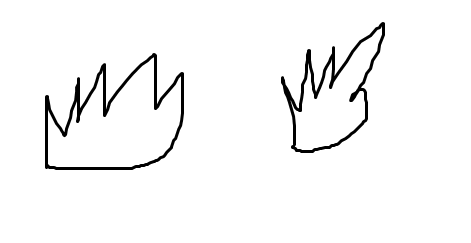
#> input picture p0624/image/02_test_2.PNG, 471 x 243 px
$ python 01_ConvexHull.py
#> lines starting #> are read from the running program, lines starting #| are printed output that depends on the picture; after the words box and inside, x2 and y2 are one past the last pixel; in counts of white or black regions, pixels touching at a corner belong together
import cv2
from matplotlib import pyplot as plt

img = cv2.imread('image/02_test_2.PNG')
#> img is the input picture: shape (243, 471, 3); min 0, max 255, mean 246.5
img1 = img.copy()

imgray = cv2.cvtColor(img, cv2.COLOR_BGR2GRAY)
ret, thresh = cv2.threshold(imgray, 127, 255, 0)
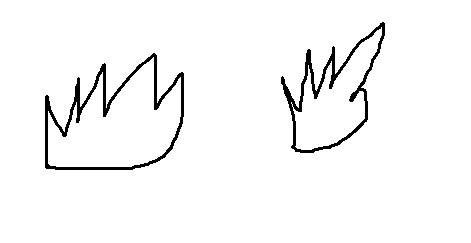
#> thresh: shape (243, 471); 96.6% white; 2 black regions

c, h = cv2.findContours(thresh, cv2.RETR_TREE, cv2.CHAIN_APPROX_SIMPLE)
#> c = 5 contours; box (x1, y1, x2, y2) and area: (0, 0, 471, 243) 113740, (44, 52, 185, 171) 11068, (48, 57, 181, 167) 8352, (280, 21, 386, 154) 6828, (291, 27, 382, 150) 4564; h = [[-1, -1, 1, -1], [3, -1, 2, 0], [-1, -1, -1, 1], [-1, 1, 4, 0], [-1, -1, -1, 3]]

cnt = c[1]  # 1의 손 모양 주변의 contour / c[0] 는 사진 테두리를 나타냄
#> cnt = contour of 188 points, box (x1, y1, x2, y2) (44, 52, 185, 171), area 11068
hull = cv2.convexHull(cnt)
#> hull = contour of 23 points, box (x1, y1, x2, y2) (44, 52, 185, 171), area 13683

cv2.drawContours(img1, [hull], 0, (0, 255, 0), 3)
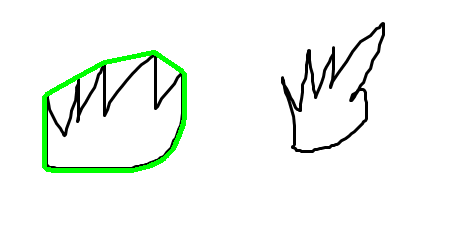
#> img1: shape (243, 471, 3); 1.9% of pixels changed, all inside (x1, y1, x2, y2) = (42, 50, 187, 173)

titles = ['Original', 'Convex Hull']
images = [img, img1]

for i in range(2):
    plt.subplot(1, 2, i+1), plt.title(titles[i]), plt.imshow(images[i])
    plt.xticks([]), plt.yticks([])
plt.show()
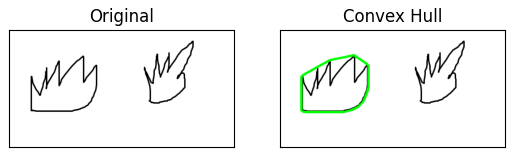
#> figure drawn by matplotlib, 2 panels

$ run again, with p0624/image/02_test_1.PNG copied over p0624/image/02_test_2.PNG
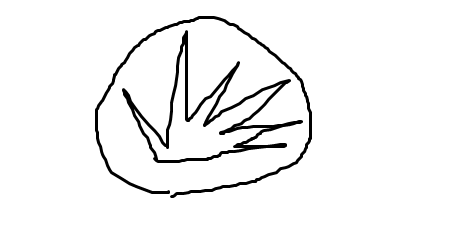
#> input picture p0624/image/02_test_1.PNG, 471 x 243 px
#> img is the input picture: shape (243, 471, 3); min 0, max 255, mean 244.3
#> `ret, thresh = cv2.threshold(imgray, 127, 255, 0)`:
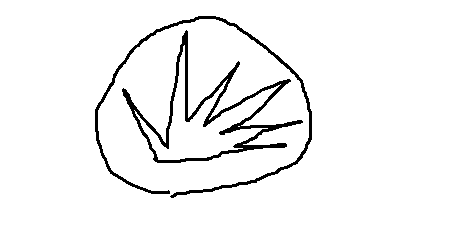
#> thresh: shape (243, 471); 95.7% white; 2 black regions
#> c = 5 contours, 1 with area under 20; largest, box (x1, y1, x2, y2) and area: (0, 0, 471, 243) 113740, (121, 29, 304, 164) 7939, (134, 45, 281, 160) 4200, (94, 15, 313, 199) 2492; h = [[-1, -1, 1, -1], [4, -1, 2, 0], [3, -1, -1, 1], [-1, 2, -1, 1], [-1, 1, -1, 0]]
#> cnt = contour of 341 points, box (x1, y1, x2, y2) (121, 29, 304, 164), area 7939
#> hull = contour of 17 points, box (x1, y1, x2, y2) (121, 29, 304, 164), area 16618
#> img1: shape (243, 471, 3); 2.08% of pixels changed, all inside (x1, y1, x2, y2) = (119, 27, 306, 166)
#> `plt.show()`:
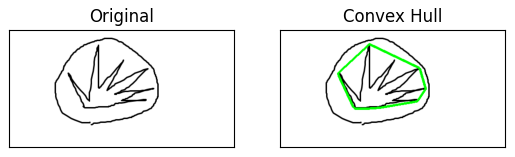
#> figure drawn by matplotlib, 2 panels

$ run again, with p0624/image/02_test.PNG copied over p0624/image/02_test_2.PNG
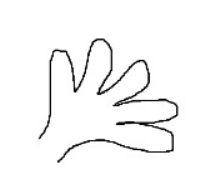
#> input picture p0624/image/02_test.PNG, 221 x 196 px
#> img is the input picture: shape (196, 221, 3); min 0, max 255, mean 247.4
#> `ret, thresh = cv2.threshold(imgray, 127, 255, 0)`:
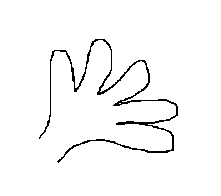
#> thresh: shape (196, 221); 97.1% white; black in thin lines or dots, all inside (x1, y1, x2, y2) = (39, 39, 178, 163)
#> c = 3 contours, 1 with area under 20; largest, box (x1, y1, x2, y2) and area: (0, 0, 221, 196) 42900, (38, 38, 179, 164) 1888; h = [[-1, -1, 1, -1], [-1, -1, 2, 0], [-1, -1, -1, 1]]
#> cnt = contour of 515 points, box (x1, y1, x2, y2) (38, 38, 179, 164), area 1888
#> hull = contour of 18 points, box (x1, y1, x2, y2) (38, 38, 179, 164), area 13644
#> img1: shape (196, 221, 3); 4.96% of pixels changed, all inside (x1, y1, x2, y2) = (36, 36, 181, 166)
#> `plt.show()`:
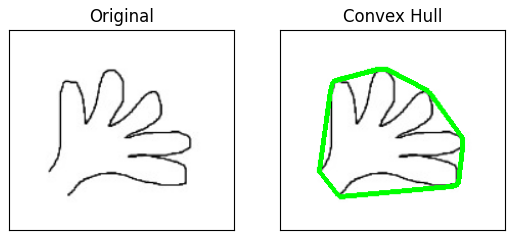
#> figure drawn by matplotlib, 2 panels

$ run again, with p0624/image/03_test.PNG copied over p0624/image/02_test_2.PNG
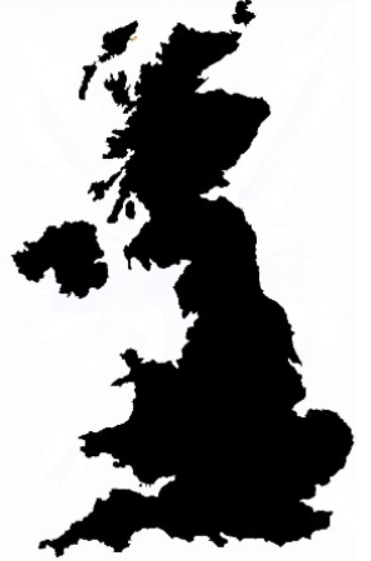
#> input picture p0624/image/03_test.PNG, 371 x 561 px
#> img is the input picture: shape (561, 371, 3); mean B, G, R 157.2, 157, 157
#> `ret, thresh = cv2.threshold(imgray, 127, 255, 0)`:
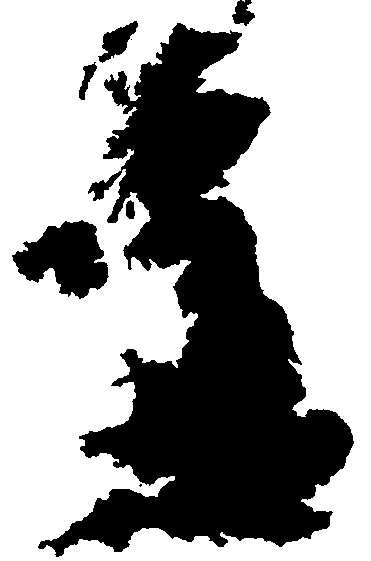
#> thresh: shape (561, 371); 61.9% white; 8 black regions (2 under 20 px)
#> c = 9 contours, 3 with area under 20; largest, box (x1, y1, x2, y2) and area: (0, 0, 371, 561) 206795, (37, 22, 355, 558) 74364, (11, 219, 110, 300) 4790, (97, 20, 139, 64) 826, (78, 61, 98, 101) 327, (125, 199, 136, 220) 160; h = [[1, -1, -1, -1], [-1, 0, 2, -1], [3, -1, -1, 1], [4, 2, -1, 1], [5, 3, -1, 1], [6, 4, -1, 1], [7, 5, -1, 1], [8, 6, -1, 1], [-1, 7, -1, 1]]
#> cnt = contour of 53 points, box (x1, y1, x2, y2) (0, 0, 371, 561), area 206795
#> hull = [[370, 0], [370, 560], [0, 560], [0, 0]]
#> img1: shape (561, 371, 3); 2.67% of pixels changed, all inside (x1, y1, x2, y2) = (0, 0, 371, 561)
#> `plt.show()`:
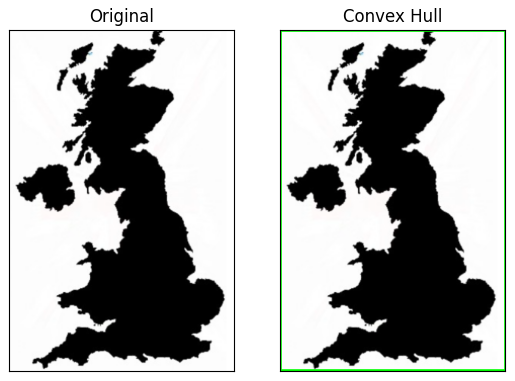
#> figure drawn by matplotlib, 2 panels; B, G, R data is drawn as R, G, B
